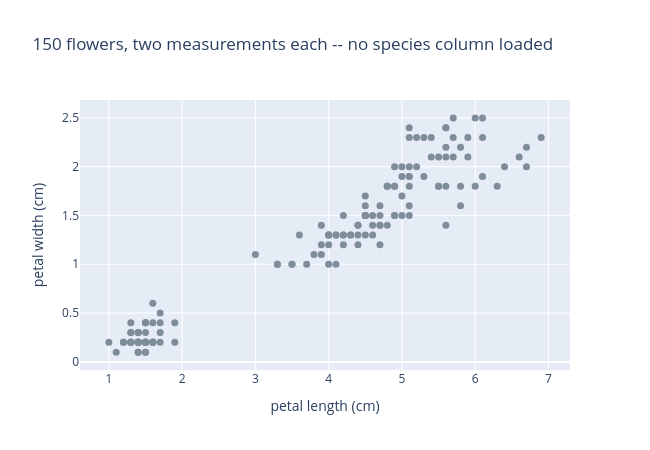

The notebook cell saved with this chart:
### Markdown cell above
**Ingredients.** The Iris dataset: 150 flowers, four measurements each. We deliberately keep only two of them, petal length and petal width, so every plot below is the real geometry, not a projection you have to trust. The species column exists in the data, but we do not load it here -- the villain from slide 2, this time for real.

### Code cell
from sklearn.datasets import load_iris

iris = load_iris()
X = iris.data[:, [2, 3]]  # petal length, petal width only -- plots straight in 2D
feature_names = ["petal length (cm)", "petal width (cm)"]

fig = go.Figure(go.Scatter(x=X[:, 0], y=X[:, 1], mode="markers",
                            marker=dict(color=DIM, size=7)))
fig.update_layout(title="150 flowers, two measurements each -- no species column loaded",
                   xaxis_title=feature_names[0], yaxis_title=feature_names[1],
                   width=650, height=450)
fig.show()

### Figure 1 — Plotly figure (JSON) as saved in the notebook; plotly's stock layout.template omitted (floating-point values rounded to 4 significant figures; data arrays with more than 128 entries replaced by an {"elided": "..."} marker saying what was removed)
{"data": [{"marker": {"color": "#7f8c9a", "size": 7}, "mode": "markers", "type": "scatter", "x": {"elided": "150 float values"}, "y": {"elided": "150 float values"}}], "layout": {"height": 450, "title": {"text": "150 flowers, two measurements each -- no species column loaded"}, "width": 650, "xaxis": {"title": {"text": "petal length (cm)"}}, "yaxis": {"title": {"text": "petal width (cm)"}}}}
